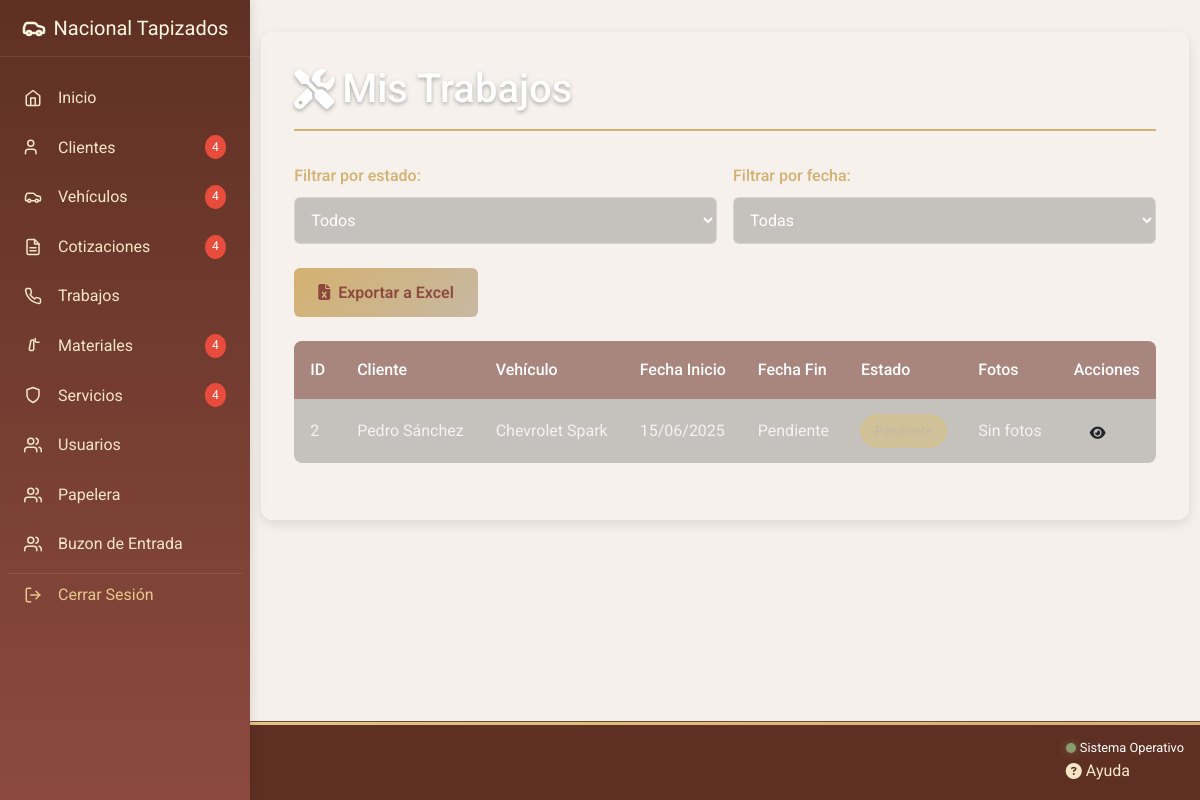
Page /admin/perfil/trabajos.php (signed in) on the committed database.
### tables this page shows
CREATE TABLE `trabajos` (
  `id_trabajos` int(11) NOT NULL,
  `id_cotizacion` int(11) NOT NULL,
  `fecha_inicio` date NOT NULL,
  `fecha_fin` date NOT NULL,
  `estado` enum('Pendiente','En progreso','Entregado','Cancelado') NOT NULL,
  `notas` text NOT NULL,
  `fotos` varchar(255) NOT NULL,
  `activo` tinyint(1) NOT NULL DEFAULT 1
);

CREATE TABLE `clientes` (
  `id_cliente` int(11) NOT NULL,
  `nombre_cliente` varchar(50) NOT NULL,
  `correo_cliente` varchar(70) NOT NULL,
  `telefono_cliente` varchar(25) NOT NULL,
  `direccion_cliente` text NOT NULL,
  `fecha_registro` timestamp NOT NULL DEFAULT current_timestamp() ON UPDATE current_timestamp(),
  `notas_cliente` text NOT NULL,
  `activo` tinyint(1) NOT NULL DEFAULT 1
);

CREATE TABLE `vehiculos` (
  `id_vehiculo` int(11) NOT NULL,
  `marca_vehiculo` varchar(50) NOT NULL,
  `modelo_vehiculo` varchar(50) NOT NULL,
  `placa_vehiculo` varchar(20) NOT NULL,
  `notas_vehiculo` text NOT NULL,
  `activo` tinyint(1) NOT NULL DEFAULT 1
);

### admin/perfil/trabajos.php (the view, shortened to what this page needs)
<?php
require_once __DIR__ . '/../../php/conexion.php';
$usuario_id = getUserId();
try {
    $page = isset($_GET['page']) ? max(1, intval($_GET['page'])) : 1;
    $per_page = 10;
    $offset = ($page - 1) * $per_page;
    $stmt = $conex->prepare("SELECT t.*, c.id_cliente, cl.nombre_cliente, v.marca_vehiculo, v.modelo_vehiculo
                           FROM trabajos t
                           JOIN cotizaciones c ON t.id_cotizacion = c.id_cotizacion
                           JOIN clientes cl ON c.id_cliente = cl.id_cliente
                           JOIN vehiculos v ON c.id_vehiculo = v.id_vehiculo
                           WHERE c.id_usuario = ?
                           ORDER BY t.fecha_inicio DESC
                           LIMIT ? OFFSET ?");
    $stmt->bindValue(1, $usuario_id, PDO::PARAM_INT);
    $stmt->bindValue(2, $per_page, PDO::PARAM_INT);
    $stmt->bindValue(3, $offset, PDO::PARAM_INT);
    $stmt->execute();
    $trabajos = $stmt->fetchAll();
} catch (PDOException $e) {
    die("Error al obtener trabajos: " . $e->getMessage());
}
?>
<!DOCTYPE html>
<html lang="es">
<head>
    <link rel="stylesheet" href="styles.css">
</head>
<body class="admin-body">
    <?php include '../includes/head.php'; ?>
            <?php include __DIR__ . '../../includes/sidebar.php'; ?>
    <div class="content-wrapper">
        <main class="trabajos-container">
            <h1 class="page-title">
                <i class="fas fa-tools"></i> Mis Trabajos
            </h1>
            <div class="filters">
                <div class="filter-group">
                    <label for="estado">Filtrar por estado:</label>
                    <select id="estado" onchange="filterTrabajos()">
                        <option value="">Todos</option>
                    </select>
                </div>
                <div class="filter-group">
                    <label for="fecha">Filtrar por fecha:</label>
                    <select id="fecha" onchange="filterTrabajos()">
                        <option value="">Todas</option>
                    </select>
                </div>
            </div>
                        <a href="exportar_trabajos_exel.php" class="export-btn" onclick="exportToExcel()">
                <i class="fas fa-file-excel"></i> Exportar a Excel
            </a>
            <div class="table-responsive">
                <table>
                    <thead>
                        <tr>
                            <th>ID</th>
                            <th>Cliente</th>
                            <th>Vehículo</th>
                            <th>Fecha Inicio</th>
                            <th>Fecha Fin</th>
                            <th>Estado</th>
                            <th>Fotos</th>
                            <th>Acciones</th>
                        </tr>
                    </thead>
                    <tbody>
                        <?php if (empty($trabajos)): ?>
                            <tr>
                                <td colspan="8" style="text-align: center;">No hay trabajos asignados</td>
                            </tr>
                        <?php else: ?>
                            <?php foreach ($trabajos as $trabajo): ?>
                            <tr>
                                <td><?= $trabajo['id_trabajos'] ?></td>
                                <td><?= htmlspecialchars($trabajo['nombre_cliente']) ?></td>
                                <td><?= htmlspecialchars($trabajo['marca_vehiculo']) ?> <?= htmlspecialchars($trabajo['modelo_vehiculo']) ?></td>
                                <td><?= date('d/m/Y', strtotime($trabajo['fecha_inicio'])) ?></td>
                                <td><?= $trabajo['fecha_fin'] != '0000-00-00' ? date('d/m/Y', strtotime($trabajo['fecha_fin'])) : 'Pendiente' ?></td>
                                <td>
                                    <span class="status-badge <?= strtolower(str_replace(' ', '-', $trabajo['estado'])) ?>">
                                    </span>
                                </td>
                                <td>
                                    <?php if (!empty($trabajo['fotos'])): ?>
                                        <?php
                                            $fotos = explode(',', $trabajo['fotos']);
                                            foreach ($fotos as $foto):
                                                if (!empty($foto)):
                                        ?>
                                            <img src="<?= htmlspecialchars(trim($foto)) ?>" class="photo-preview" onclick="openModal('<?= htmlspecialchars(trim($foto)) ?>')">
                                        <?php
                                                endif;
                                            endforeach;
                                        ?>
                                    <?php else: ?>
                                        Sin fotos
                                    <?php endif; ?>
                                </td>
                                <td>
                                    <a href="detalle_trabajo.php?id=<?= $trabajo['id_trabajos'] ?>" class="btn btn-sm" title="Ver detalles">
                                        <i class="fas fa-eye"></i>
                                    </a>
                                </td>
                            </tr>
                            <?php endforeach; ?>
                        <?php endif; ?>
                    </tbody>
                </table>
            </div>
        </main>
    </div>
    <?php include '../includes/footer.php'; ?>
</body>
</html>

### admin/perfil/styles.css (style rules this page uses)
body { background-image: url('https://pfst.cf2.poecdn.net/base/image/60ab54eef562f30f85a67bde31f924f078199dae0b7bc6c333dfb467a2c13471?w=1024&h=768&pmaid=442168253'); background-size: cover; background-position: center; background-attachment: fixed; font-family: 'Roboto', sans-serif; margin: 0; padding: 0; color: #fff; }
h1 { color: white; text-align: center; margin-bottom: 2rem; text-shadow: 0 2px 4px rgba(0, 0, 0, 0.3); padding-bottom: 1rem; border-bottom: 1px solid rgba(255, 255, 255, 0.2); }
.btn { padding: 0.75rem 1.5rem; border-radius: 6px; font-weight: 500; transition: all 0.3s ease; text-decoration: none; display: inline-flex; align-items: center; gap: 0.5rem; border: none; cursor: pointer; }
.table-responsive { overflow-x: auto; margin-bottom: 1.5rem; border-radius: 8px; background-color: rgba(0, 0, 0, 0.2); }
table { width: 100%; border-collapse: collapse; background-color: transparent; }
th, td { padding: 1rem; text-align: left; border-bottom: 1px solid rgba(255, 255, 255, 0.1); color: rgba(255, 255, 255, 0.8); }
th { background-color: rgba(140, 74, 63, 0.5); color: white; font-weight: 500; }
.status-badge { display: inline-block; padding: 0.3rem 0.8rem; border-radius: 20px; font-size: 0.8rem; font-weight: 500; }
.status-badge.pendiente { background-color: rgba(255, 193, 7, 0.2); color: #C7B8A1; border: 1px solid rgba(255, 193, 7, 0.3); }
.filters { display: flex; gap: 1rem; margin-bottom: 1.5rem; flex-wrap: wrap; }
.filter-group { flex: 1; min-width: 200px; }
.filter-group label { display: block; margin-bottom: 0.5rem; color: #D4B170; font-weight: 500; }
.filter-group select, .filter-group input { width: 100%; padding: 0.75rem; border: 1px solid rgba(255, 255, 255, 0.3); border-radius: 6px; background-color: rgba(0, 0, 0, 0.2); color: white; transition: all 0.3s ease; }
.export-btn { background: linear-gradient(135deg, #D4B170, #C7B8A1); color: #8c4a3f; border: none; padding: 0.75rem 1.5rem; border-radius: 6px; font-weight: 600; cursor: pointer; transition: all 0.3s ease; display: inline-flex; align-items: center; gap: 0.5rem; margin-bottom: 1.5rem; text-decoration: none; }
.btn-sm { padding: 0.5rem; border-radius: 6px; background-color: rgba(140, 74, 63, 0.5); color: white; text-decoration: none; transition: all 0.3s ease; display: inline-flex; align-items: center; justify-content: center; width: 32px; height: 32px; }
.trabajos-container { max-width: 1200px; margin: 2rem auto; padding: 2rem; background-color: rgba(255, 255, 255, 0.1); border-radius: 12px; box-shadow: 0 4px 12px rgba(0, 0, 0, 0.1); border: 1px solid rgba(255, 255, 255, 0.1); backdrop-filter: blur(8px); }
.trabajos-container .page-title { color: white; margin-bottom: 2rem; padding-bottom: 1rem; border-bottom: 2px solid #D4B170; display: flex; align-items: center; gap: 0.5rem; }
.trabajos-container .filters { display: flex; gap: 1rem; margin-bottom: 1.5rem; flex-wrap: wrap; }
.trabajos-container .filter-group { flex: 1; min-width: 200px; }
.trabajos-container .filter-group label { display: block; margin-bottom: 0.5rem; color: #D4B170; font-weight: 500; }
.trabajos-container .filter-group select, .trabajos-container .filter-group input { width: 100%; padding: 0.75rem; border: 1px solid rgba(255, 255, 255, 0.3); border-radius: 6px; background-color: rgba(0, 0, 0, 0.2); color: white; transition: all 0.3s ease; }
.trabajos-container .export-btn { background: linear-gradient(135deg, #D4B170, #C7B8A1); color: #8c4a3f; border: none; padding: 0.75rem 1.5rem; border-radius: 6px; font-weight: 600; cursor: pointer; transition: all 0.3s ease; display: inline-flex; align-items: center; gap: 0.5rem; margin-bottom: 1.5rem; text-decoration: none; }

### rows in the picture
trabajos: id_trabajos "2", clientes.nombre_cliente "Pedro Sánchez", vehiculos.marca_vehiculo "Chevrolet", vehiculos.modelo_vehiculo "Spark", fecha_inicio "15/06/2025", fecha_fin "Pendiente", fotos "Sin fotos"
